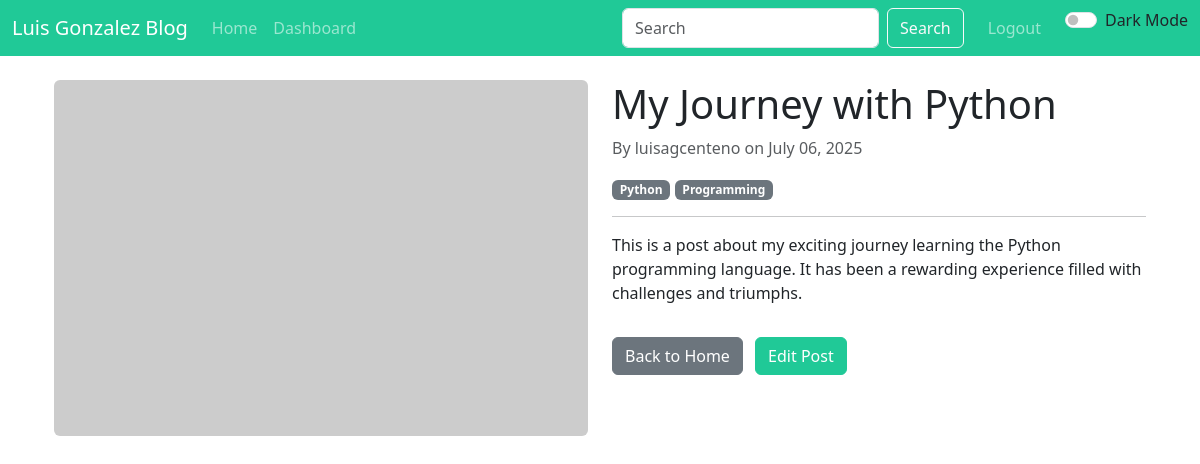
Page /posts/1 (signed in) on the committed database.
### app/models.py (models this page shows, shortened)
class Post(db.Model):
    id = db.Column(db.Integer, primary_key=True)
    title = db.Column(db.String(140))
    body = db.Column(db.Text)
    timestamp = db.Column(db.DateTime, index=True, default=datetime.utcnow)
    user_id = db.Column(db.Integer, db.ForeignKey('user.id'))
    status = db.Column(db.String(10), default='draft') # draft or published
    thumbnail = db.Column(db.String(256))
    tags = db.relationship('Tag', secondary=tags, lazy='subquery',
                           backref=db.backref('posts', lazy=True))

class User(UserMixin, db.Model):
    id = db.Column(db.Integer, primary_key=True)
    username = db.Column(db.String(64), index=True, unique=True)
    email = db.Column(db.String(120), index=True, unique=True)
    password_hash = db.Column(db.String(128))
    posts = db.relationship('Post', backref='author', lazy='dynamic')

class Tag(db.Model):
    id = db.Column(db.Integer, primary_key=True)
    name = db.Column(db.String(50), unique=True, nullable=False)

### app/main/routes.py (the view)
@bp.route('/posts/<int:post_id>', methods=['GET'])
def post(post_id):
    post = Post.query.get_or_404(post_id)
    if post.status == 'draft' and (not current_user.is_authenticated or post.author != current_user):
        abort(403) # Forbidden
    return render_template('main/post.html', title=post.title, post=post)

### app/models.py (called while the page is built)
@login.user_loader
def load_user(id):
    return User.query.get(int(id))

### app/templates/main/post.html
{% extends "base.html" %}
{% block content %}
<div class="container">
    <div class="row">
        <div class="col-md-6">
            <img src="{{ post.thumbnail }}" class="img-fluid rounded" alt="{{ post.title }}">
        </div>
        <div class="col-md-6">
            <h1>{{ post.title }}</h1>
            <p class="text-muted">By {{ post.author.username }} on {{ post.timestamp.strftime('%B %d, %Y') }}</p>
            <p>
                {% for tag in post.tags %}
                    <a href="{{ url_for('main.posts_by_tag', tag_name=tag.name) }}"><span class="badge bg-secondary">{{ tag.name }}</span></a>
                {% endfor %}
            </p>
            <hr>
            <p>{{ post.body }}</p>
            <a href="{{ url_for('main.index') }}" class="btn btn-secondary mt-3">Back to Home</a>
            {% if current_user.is_authenticated and post.author == current_user %}
                <a href="{{ url_for('main.edit_post', post_id=post.id) }}" class="btn btn-primary mt-3 ms-2">Edit Post</a>
            {% endif %}
        </div>
    </div>
</div>
{% endblock %}

### app/static/css/style.css (style rules this page uses)
:root { --bs-primary: #20c997; --bs-light: #f8f9fa; --bs-dark: #212529; }
.btn-primary { background-color: var(--bs-primary); border-color: var(--bs-primary); }

### rows in the picture
Post: title "My Journey with Python", timestamp "July 06, 2025", body "This is a post about my exciting journey learning the Python programming language. It has been a rewarding experience filled with challenges and triumphs."
User: author.username "luisagcenteno"
Tag: name "Python"
Tag: name "Programming"
